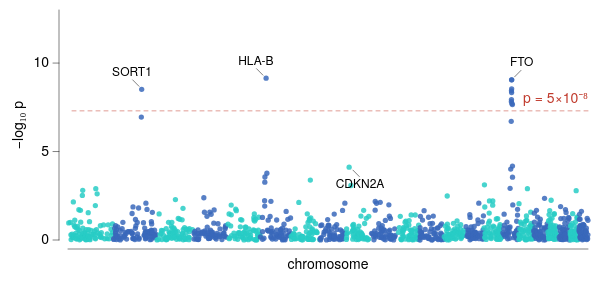

Express this chart as Vega-Lite.
### Vega-Lite specification from a JSON file in a GitHub repository (floating-point values rounded to 4 significant figures; data arrays with more than 128 entries replaced by an {"elided": "..."} marker saying what was removed)
{"background": null, "config": {"arc": {"fill": "#DBDBDB", "fillOpacity": 1.0, "innerRadius": 28.75, "padAngle": 0.03, "stroke": "black", "strokeOpacity": 1, "strokeWidth": 0.25}, "area": {"fill": "#DBDBDB", "fillOpacity": 1.0, "stroke": "black", "strokeOpacity": 1, "strokeWidth": 0.25}, "axis": {"domain": true, "domainCap": "round", "domainColor": "black", "domainWidth": 0.25, "grid": false, "gridCap": "round", "gridColor": "#F1F1F1", "gridDash": [0, 0], "gridOpacity": 1.0, "gridWidth": 0.25, "labelColor": "black", "labelFont": "Helvetica Neue", "labelFontSize": 7, "labelFontStyle": "normal", "labelFontWeight": 400, "offset": 4.5, "ticks": true, "tickCap": "round", "tickColor": "black", "tickRound": false, "tickSize": 3, "tickWidth": 0.25, "titleColor": "black", "titleFont": "Helvetica Neue", "titleFontSize": 7, "titleFontStyle": "normal", "titleFontWeight": 400}, "axisX": {"domain": true, "labelAlign": "center", "labelAngle": 0, "labels": true, "ticks": true, "translate": 0}, "axisY": {"domain": true, "labelAlign": "right", "labelAngle": 0, "labels": true, "ticks": true, "translate": 0}, "axisRight": {"domain": true, "labelAlign": "left", "labelAngle": 0, "labels": true, "ticks": true, "translate": 0}, "axisTop": {"domain": true, "labelAlign": "center", "labelAngle": 0, "labels": true, "ticks": true, "translate": 0}, "axisBand": {"tickOffset": 0}, "bar": {"fill": "#DBDBDB", "fillOpacity": 1.0, "stroke": "black", "strokeOpacity": 1, "strokeWidth": 0.25}, "boxplot": {"size": 10.35, "ticks": {"cornerRadius": 0.25, "fill": "black", "opacity": 1, "size": 5.175, "thickness": 0.25}, "box": {"fillOpacity": 1.0, "stroke": "black", "strokeOpacity": 1, "strokeWidth": 0.25}, "median": {"cornerRadius": 0, "fill": "black", "fillOpacity": 1.0, "opacity": 1, "size": 10.35, "thickness": 0.25}, "rule": {"fill": "black", "fillOpacity": 1.0, "size": 11.5, "stroke": "black", "strokeDash": [0, 0], "strokeOpacity": 1, "strokeWidth": 0.25}, "outliers": {"color": "black", "fill": "black", "fillOpacity": 1.0, "size": 0, "stroke": "black", "strokeOpacity": 1, "strokeWidth": 0.25}}, "circle": {"fill": "black", "fillOpacity": 1.0, "size": 0.575, "stroke": null, "strokeOpacity": 1, "strokeWidth": 0.25}, "errorband": {"band": {"fillOpacity": 0.6, "stroke": null, "strokeWidth": 0.25, "strokeOpacity": 1}, "borders": {"opacity": 0, "strokeOpacity": 0.25, "strokeWidth": 1}}, "errorbar": {"opacity": 1, "rule": {"strokeDash": [0, 0], "strokeWidth": 0.25}, "ticks": {"color": "black", "cornerRadius": 0.125, "opacity": 1, "size": 6.9, "thickness": 0.25}, "thickness": 0.25}, "font": "Helvetica Neue", "geoshape": {"fill": "#DBDBDB", "fillOpacity": 1.0, "stroke": "black", "strokeOpacity": 1, "strokeWidth": 0.25}, "header": {"labelColor": "black", "labelFont": "Helvetica Neue", "labelFontSize": 7, "labelFontStyle": "normal", "labelFontWeight": 400, "titleColor": "black", "titleFont": "Helvetica Neue", "titleFontSize": 7, "titleFontStyle": "normal", "titleFontWeight": 400, "titlePadding": 0}, "legend": {"disable": false, "offset": 4.5, "titlePadding": 4, "labelOffset": 2, "gradientLabelOffset": 2, "gradientLength": 57.5, "gradientThickness": 5.75, "gradientOpacity": 1.0, "gradientStrokeColor": "black", "gradientStrokeWidth": 0.25, "labelColor": "black", "labelFont": "Helvetica Neue", "labelFontSize": 7, "labelFontStyle": "normal", "labelFontWeight": 400, "strokeColor": "black", "strokeWidth": 0, "symbolSize": 42, "symbolStrokeColor": "black", "symbolStrokeWidth": 0.25, "titleColor": "black", "titleFont": "Helvetica Neue", "titleFontSize": 7, "titleFontStyle": "normal", "titleFontWeight": 400}, "line": {"color": "black", "stroke": "black", "strokeCap": "round", "strokeDash": [0, 0], "strokeOpacity": 1, "strokeWidth": 0.375}, "point": {"filled": true, "fill": "#DBDBDB", "fillOpacity": 1.0, "size": 5.75, "stroke": "black", "strokeOpacity": 1, "strokeWidth": 0.25}, "range": {"category": ["#C6D9F1", "#F1C9CB", "#FEF0B9", "#CEE37A", "#7AA8E0", "#E589A3", "#FDDD5D", "#68B961", "#4177B1", "#C35082", "#E5C227", "#438156"], "diverging": {"scheme": ["#C35082", "#CE6D94", "#D989A7", "#E2A4BA", "#EABFCE", "#F1DBE2", "#F6F6F6", "#D7E0EB", "#B9CBE0", "#9BB6D5", "#7DA1C9", "#5F8CBD", "#4177B1"]}, "heatmap": {"scheme": ["#32022B", "#43044D", "#4C196E", "#4D338C", "#484DA6", "#3A68BB", "#1D83CA", "#1D9CCB", "#23B5C9", "#28CDC5", "#4DE0B4", "#91EE9F"]}, "ordinal": {"scheme": ["#F1F1F1", "#DBDBDB", "#C6C6C6", "#B2B2B2", "#9D9D9D", "#898989", "#767676", "#636363", "#515151", "#404040", "#2F2F2F", "#1F1F1F"]}, "ramp": {"scheme": ["#32022B", "#43044D", "#4C196E", "#4D338C", "#484DA6", "#3A68BB", "#1D83CA", "#1D9CCB", "#23B5C9", "#28CDC5", "#4DE0B4", "#91EE9F"]}}, "rule": {"color": "black", "stroke": "black", "strokeCap": "round", "strokeDash": [2, 2], "strokeOpacity": 1, "strokeWidth": 0.25}, "scale": {"bandPaddingInner": 0.1, "bandPaddingOuter": 0.1, "round": false}, "rect": {"fill": "#DBDBDB", "fillOpacity": 1.0, "stroke": "black", "strokeOpacity": 1, "strokeWidth": 0.25}, "square": {"fill": "#DBDBDB", "fillOpacity": 1.0, "size": 11.5, "stroke": "black", "strokeOpacity": 1, "strokeWidth": 0.25}, "text": {"color": "black", "font": "Helvetica Neue", "fontSize": 7, "fontStyle": "normal", "fontWeight": 400}, "tick": {"color": "black", "cornerRadius": 0.125, "opacity": 1.0, "size": 10.35, "thickness": 0.25}, "title": {"anchor": "middle", "frame": "group", "color": "black", "font": "Helvetica Neue", "fontSize": 7, "fontStyle": "normal", "fontWeight": 400, "subtitleColor": "black", "subtitleFont": "Helvetica Neue", "subtitleFontSize": "Helvetica Neue", "subtitleFontStyle": "normal", "subtitleFontWeight": 400}, "trail": {"color": "black", "opacity": 1, "size": 0.375}, "view": {"continuousWidth": 260, "continuousHeight": 115, "discreteWidth": 260, "discreteHeight": 115, "fill": null, "stroke": null, "strokeWidth": 0.25}}, "layer": [{"data": {"name": "data-03186213ed5e726b81dd02ff130392d8"}, "mark": {"type": "circle", "opacity": 0.85, "size": 7}, "encoding": {"color": {"field": "parity", "legend": null, "scale": {"range": ["#3A68BB", "#28CDC5"]}, "type": "nominal"}, "x": {"axis": {"labels": false, "ticks": false}, "field": "pos", "title": "chromosome", "type": "quantitative"}, "y": {"field": "logp", "scale": {"domain": [0, 13]}, "title": "−log₁₀ p", "type": "quantitative"}}}, {"layer": [{"data": {"values": [{"__dysonsphere__": 1}]}, "mark": {"type": "rule", "color": "#C0392B", "opacity": 1.0, "strokeDash": [2, 2]}, "encoding": {"y": {"datum": 7.3}}}, {"data": {"values": [{"__dysonsphere__": 1}]}, "mark": {"type": "text", "align": "right", "baseline": "bottom", "color": "#C0392B", "dx": 0, "dy": -3, "fontSize": 7}, "encoding": {"text": {"value": "p = 5×10⁻⁸"}, "x": {"value": 260}, "y": {"datum": 7.3}}}]}, {"layer": [{"data": {"values": [{"__dysonsphere__": 1}]}, "mark": {"type": "rule", "strokeDash": [0, 0]}, "encoding": {"x": {"datum": 392.7, "scale": {"domain": [0, 2875.0], "nice": false, "padding": 0, "zero": false}}, "x2": {"datum": 357.6}, "y": {"datum": 8.687, "scale": {"domain": [0, 13], "nice": false, "padding": 0, "zero": false}}, "y2": {"datum": 9.05}}}, {"data": {"values": [{"__dysonsphere__": 1}]}, "mark": {"type": "text", "align": "center", "baseline": "middle", "fontSize": 6}, "encoding": {"text": {"value": "SORT1"}, "x": {"datum": 353.7}, "y": {"datum": 9.497}}}, {"data": {"values": [{"__dysonsphere__": 1}]}, "mark": {"type": "rule", "strokeDash": [0, 0]}, "encoding": {"x": {"datum": 1078.0}, "x2": {"datum": 1043.0}, "y": {"datum": 9.318}, "y2": {"datum": 9.681}}}, {"data": {"values": [{"__dysonsphere__": 1}]}, "mark": {"type": "text", "align": "center", "baseline": "middle", "fontSize": 6}, "encoding": {"text": {"value": "HLA-B"}, "x": {"datum": 1039.0}, "y": {"datum": 10.13}}}, {"data": {"values": [{"__dysonsphere__": 1}]}, "mark": {"type": "rule", "strokeDash": [0, 0]}, "encoding": {"x": {"datum": 1575.0}, "x2": {"datum": 1610.0}, "y": {"datum": 3.95}, "y2": {"datum": 3.587}}}, {"data": {"values": [{"__dysonsphere__": 1}]}, "mark": {"type": "text", "align": "center", "baseline": "middle", "fontSize": 6}, "encoding": {"text": {"value": "CDKN2A"}, "x": {"datum": 1614.0}, "y": {"datum": 3.14}}}, {"data": {"values": [{"__dysonsphere__": 1}]}, "mark": {"type": "rule", "strokeDash": [0, 0]}, "encoding": {"x": {"datum": 2469.0}, "x2": {"datum": 2504.0}, "y": {"datum": 9.223}, "y2": {"datum": 9.586}}}, {"data": {"values": [{"__dysonsphere__": 1}]}, "mark": {"type": "text", "align": "center", "baseline": "middle", "fontSize": 6}, "encoding": {"text": {"value": "FTO"}, "x": {"datum": 2508.0}, "y": {"datum": 10.03}}}]}], "$schema": "https://vega.github.io/schema/vega-lite/v6.4.1.json", "datasets": {"data-03186213ed5e726b81dd02ff130392d8": {"elided": "1213 records"}}}
